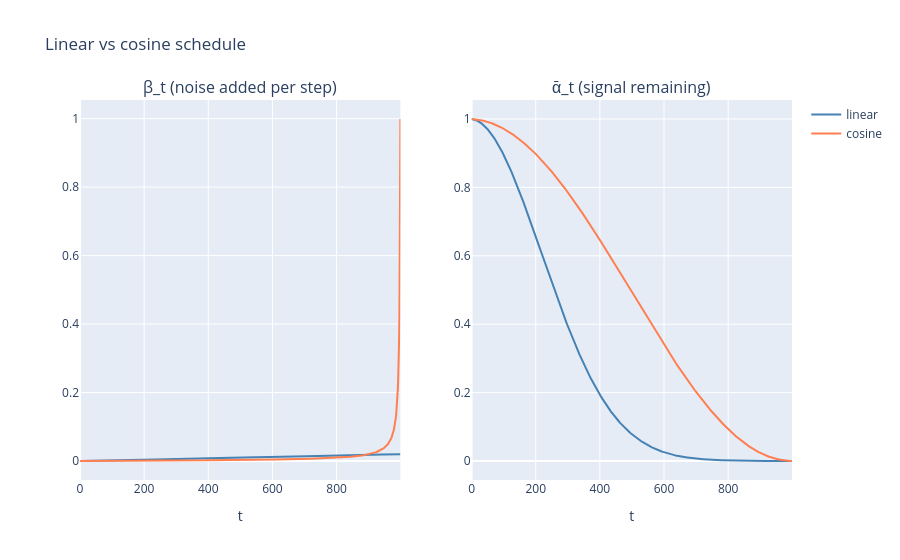

Notebook source saved alongside this figure:
### Code cell
# @title ✅ Test schedules
T = 1000
linear_t = linear_schedule(T)
cosine_t = cosine_schedule(T)

for name, sched in [("linear", linear_t), ("cosine", cosine_t)]:
    assert sched["betas"].shape == (T,)
    assert sched["alphas_bar"].shape == (T,)
    assert float(sched["alphas_bar"][0]) > 0.99, f"{name}: alphas_bar[0] should be ≈ 1"
    assert float(sched["alphas_bar"][-1]) < 0.01, (
        f"{name}: alphas_bar[-1] should be ≈ 0"
    )
print("✓ both schedules pass")

ts = np.arange(T)
fig = make_subplots(
    rows=1,
    cols=2,
    subplot_titles=["β_t (noise added per step)", "ᾱ_t (signal remaining)"],
)
for name, sched, color in [
    ("linear", linear_t, "steelblue"),
    ("cosine", cosine_t, "coral"),
]:
    fig.add_trace(
        go.Scatter(x=ts, y=np.array(sched["betas"]), name=name, line=dict(color=color)),
        row=1,
        col=1,
    )
    fig.add_trace(
        go.Scatter(
            x=ts,
            y=np.array(sched["alphas_bar"]),
            name=name,
            showlegend=False,
            line=dict(color=color),
        ),
        row=1,
        col=2,
    )
fig.update_layout(title="Linear vs cosine schedule", xaxis_title="t", xaxis2_title="t")
fig.show()

### Figure 1 — Plotly figure (JSON) as saved in the notebook; plotly's stock layout.template omitted (floating-point values rounded to 4 significant figures; data arrays with more than 128 entries replaced by an {"elided": "..."} marker saying what was removed)
{"data": [{"line": {"color": "steelblue"}, "name": "linear", "type": "scatter", "x": {"elided": "1000 int values"}, "xaxis": "x", "y": {"elided": "1000 float values"}, "yaxis": "y"}, {"line": {"color": "steelblue"}, "name": "linear", "showlegend": false, "type": "scatter", "x": {"elided": "1000 int values"}, "xaxis": "x2", "y": {"elided": "1000 float values"}, "yaxis": "y2"}, {"line": {"color": "coral"}, "name": "cosine", "type": "scatter", "x": {"elided": "1000 int values"}, "xaxis": "x", "y": {"elided": "1000 float values"}, "yaxis": "y"}, {"line": {"color": "coral"}, "name": "cosine", "showlegend": false, "type": "scatter", "x": {"elided": "1000 int values"}, "xaxis": "x2", "y": {"elided": "1000 float values"}, "yaxis": "y2"}], "layout": {"annotations": [{"font": {"size": 16}, "showarrow": false, "text": "β_t (noise added per step)", "x": 0.225, "xanchor": "center", "xref": "paper", "y": 1, "yanchor": "bottom", "yref": "paper"}, {"font": {"size": 16}, "showarrow": false, "text": "ᾱ_t (signal remaining)", "x": 0.775, "xanchor": "center", "xref": "paper", "y": 1, "yanchor": "bottom", "yref": "paper"}], "title": {"text": "Linear vs cosine schedule"}, "xaxis": {"anchor": "y", "domain": [0, 0.45], "title": {"text": "t"}}, "xaxis2": {"anchor": "y2", "domain": [0.55, 1], "title": {"text": "t"}}, "yaxis": {"anchor": "x", "domain": [0, 1]}, "yaxis2": {"anchor": "x2", "domain": [0, 1]}}}
